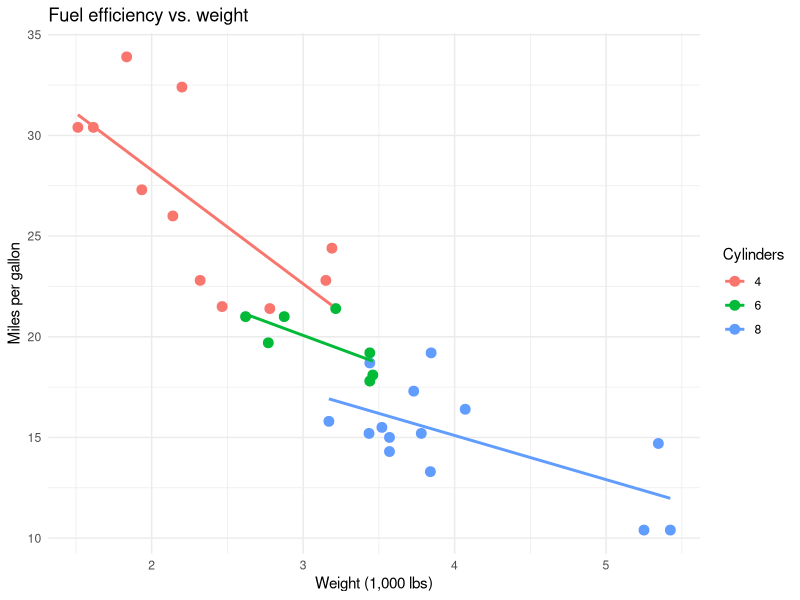

Write R code to recreate this figure.
## ---- chunk 1
knitr::opts_chunk$set(message = FALSE, warning = FALSE)
## ---- chunk 2
library(ggplot2)

ggplot(mtcars, aes(x = wt, y = mpg, colour = factor(cyl))) +
  geom_point(size = 3) +
  geom_smooth(method = "lm", se = FALSE) +
  labs(
    title = "Fuel efficiency vs. weight",
    x = "Weight (1,000 lbs)",
    y = "Miles per gallon",
    colour = "Cylinders"
  ) +
  theme_minimal()
